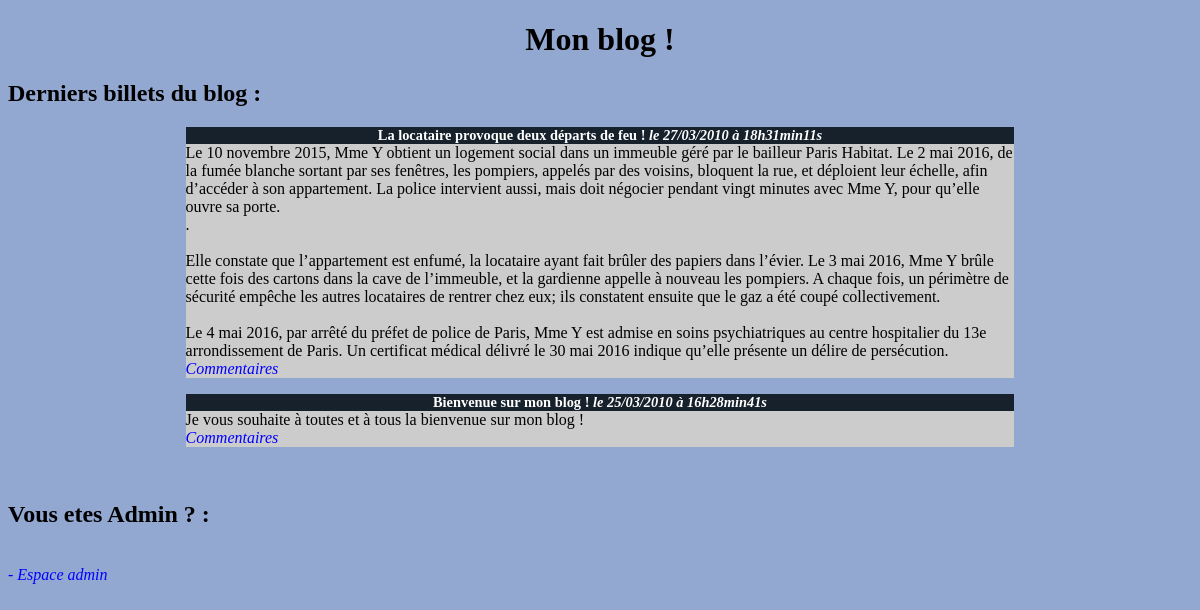
The page / on the database its author committed.
### tables this page shows
CREATE TABLE IF NOT EXISTS `billets` (
  `id` int(11) NOT NULL AUTO_INCREMENT,
  `titre` varchar(255) NOT NULL,
  `contenu` text NOT NULL,
  `date_creation` datetime NOT NULL,
  PRIMARY KEY (`id`)
);

### index.php (the view, shortened to what this page needs)
<!DOCTYPE html>
<html>
    <head>
    <link href="blog.css" rel="stylesheet" />
    </head>
    <body>
        <h1>Mon blog !</h1>
        <h2> Derniers billets du blog :</h2>
    <?php
        try
        {
            $bdd = new PDO('mysql:host=localhost;dbname=blog_db;charset=utf8', 'root', '');
        }
        catch(Exception $e)
        {
            die('Erreur : '.$e->getMessage());
        }
$req = $bdd->query('SELECT id, titre, contenu, DATE_FORMAT(date_creation, \'%d/%m/%Y à %Hh%imin%ss\') AS date_creation_fr FROM billets ORDER BY date_creation DESC LIMIT 0, 10');
while ($donnees = $req->fetch()) {
  ?>
  <div class="news">
    <h3>
        <?php echo htmlspecialchars($donnees['titre']); ?>
        <em>le <?php echo $donnees['date_creation_fr']; ?></em>
    </h3>
    <p>
    <?php
    echo nl2br(htmlspecialchars($donnees['contenu']));
    ?>
    <br />
    <em><a href="commentaires.php?billet=<?php echo $donnees['id']; ?>">Commentaires</a></em>
    </p>
</div>
<?php
}
?>
</br> <h2>Vous etes Admin ? :</h2> </br>
<em><a href="http://localhost/blog/admin/admin.php">- Espace admin </a></em>
</body>
</html>

### Blog.css (style rules this page uses)
h1, h3 { text-align:center; }
h3 { background-color:#16212c; color:white; font-size:0.9em; margin-bottom:0px; }
body { background-color: #92a8d1; }
.news p { background-color:#CCCCCC; margin-top:0px; }
.news { width:70%; margin:auto; }
a { text-decoration: none; color: blue; }

### rows shown on the page
billets: titre "La locataire provoque deux départs de feu !", date_creation_fr "27/03/2010 à 18h31min11s", contenu "Le 10 novembre 2015, Mme Y obtient un logement social dans un immeuble géré par le bailleur Paris Habitat. Le 2 mai 2016, de la fumée blanche sortant par ses fenêtres, les pompiers, appelés par des voisins, bloquent la rue, et déploient leur échelle, afin d’accéder à son appartement. La police intervient aussi, mais doit négocier pendant vingt minutes avec Mme Y, pour qu’elle ouvre sa porte. . Elle constate que l’appartement est enfumé, la locataire ayant fait brûler des papiers dans l’évier. Le 3 mai 2016, Mme Y brûle cette fois des cartons dans la cave de l’immeuble, et la gardienne appelle à nouveau les pompiers. A chaque fois, un périmètre de sécurité empêche les autres locataires de…"
billets: titre "Bienvenue sur mon blog !", date_creation_fr "25/03/2010 à 16h28min41s", contenu "Je vous souhaite à toutes et à tous la bienvenue sur mon blog !"
